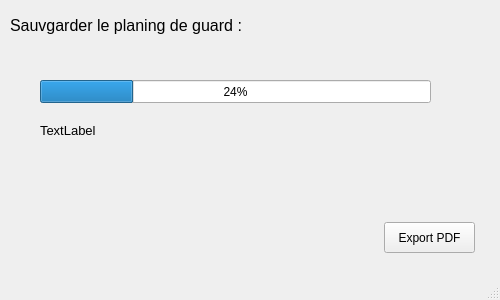
<?xml version="1.0" encoding="UTF-8"?>
<ui version="4.0">
 <class>MainWindow</class>
 <widget class="QMainWindow" name="MainWindow">
  <property name="geometry">
   <rect>
    <x>0</x>
    <y>0</y>
    <width>500</width>
    <height>300</height>
   </rect>
  </property>
  <property name="sizePolicy">
   <sizepolicy hsizetype="Fixed" vsizetype="Fixed">
    <horstretch>0</horstretch>
    <verstretch>0</verstretch>
   </sizepolicy>
  </property>
  <property name="minimumSize">
   <size>
    <width>500</width>
    <height>300</height>
   </size>
  </property>
  <property name="maximumSize">
   <size>
    <width>800</width>
    <height>600</height>
   </size>
  </property>
  <property name="windowTitle">
   <string>Exporter le planing</string>
  </property>
  <widget class="QWidget" name="centralwidget">
   <widget class="QLabel" name="label">
    <property name="geometry">
     <rect>
      <x>10</x>
      <y>10</y>
      <width>471</width>
      <height>31</height>
     </rect>
    </property>
    <property name="font">
     <font>
      <pointsize>12</pointsize>
     </font>
    </property>
    <property name="text">
     <string>Sauvgarder le planing de guard :</string>
    </property>
    <property name="alignment">
     <set>Qt::AlignLeading|Qt::AlignLeft|Qt::AlignVCenter</set>
    </property>
   </widget>
   <widget class="QPushButton" name="pushButton">
    <property name="geometry">
     <rect>
      <x>384</x>
      <y>222</y>
      <width>91</width>
      <height>31</height>
     </rect>
    </property>
    <property name="text">
     <string>Export PDF</string>
    </property>
   </widget>
   <widget class="QProgressBar" name="progressBar">
    <property name="geometry">
     <rect>
      <x>40</x>
      <y>80</y>
      <width>391</width>
      <height>23</height>
     </rect>
    </property>
    <property name="value">
     <number>24</number>
    </property>
   </widget>
   <widget class="QLabel" name="label_2">
    <property name="geometry">
     <rect>
      <x>40</x>
      <y>120</y>
      <width>241</width>
      <height>21</height>
     </rect>
    </property>
    <property name="font">
     <font>
      <pointsize>10</pointsize>
     </font>
    </property>
    <property name="text">
     <string>TextLabel</string>
    </property>
   </widget>
  </widget>
  <widget class="QStatusBar" name="statusbar"/>
 </widget>
 <resources/>
 <connections/>
</ui>
